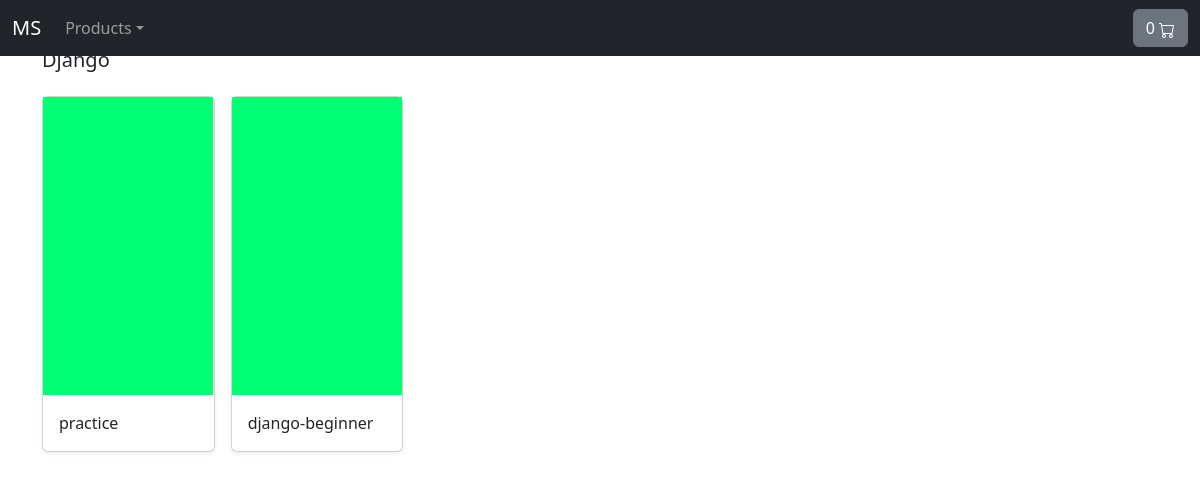
Page /shop/django/ on the committed database.
### store/models.py (models this page shows, shortened)
class Category(models.Model):
    name = models.CharField(max_length=255, db_index=True)
    slug = models.SlugField(max_length=255, unique=True)
    class Meta:
        verbose_name_plural = 'categories'
    def get_absolute_url(self):
       return reverse_lazy('store:category_list', args=[self.slug])

class Product(models.Model):
    category    = models.ForeignKey(Category, related_name='product', on_delete=models.CASCADE)
    title       = models.CharField(max_length=255)
    author      = models.CharField(max_length=255, default='Not found')
    description = models.TextField(blank=True)
    available   = models.IntegerField(default=1)
    image       = models.ImageField(upload_to='images/', default='images/default.png') # storing the link to the db
    slug        = models.SlugField(max_length=255)
    price       = models.DecimalField(max_digits=4, decimal_places=2, default=4.50)
    in_stock    = models.BooleanField(default=True)
    is_active   = models.BooleanField(default=True)
    created     = models.DateTimeField(auto_now_add=True) # TODO: remove
    updated     = models.DateTimeField(auto_now=True) # TODO: remove
    class Meta:
        ordering = ('-created',)
    def get_absolute_url(self):
        return reverse_lazy('store:product_detail', args=[self.slug])

### store/views.py (the view)
# urls.py: path('shop/<slug:slug>/', views.category_list, name='category_list'),
def category_list(request,slug):
    category = get_object_or_404(Category, slug=slug)
    products = Product.objects.filter(category=category)
    ctx = { 'category': category,
            'products': products }
    return render(request, 'store/products/category.html', context=ctx)

### cart/cart.py (called while the page is built)
    def __len__(self): # Counts the qty of the items in the cart
        return sum(item['qty'] for item in self.cart.values())

### cart/views.py (called while the page is built)
def cart(request):
    return {'cart': Cart(request)}

### store/views.py (called while the page is built)
def categories(request):
    return { 'categories': Category.objects.all() }

### templates/store/products/category.html (shortened to what this page needs)
{% extends '../base.html' %}
{% load static %}
{% block content %}
<main>
    <div class="album py-5 bg-ligth">
        <div class="container">
        <div class="pb-3 h5">{{ category.name|title }}</div>
            <div class="row row-cols-1 row-cols-sm-5 row-cols-md-6 g-3">
                {% for p in products %}
                    <div class="col">
                        <div class="card shadow-sm">
                            <img src="{{ p.image.url }}" class="img-fluid mx-auto" alt="Responsive image" width="170px"  height="270px" preserveAspectRatio="xMidYMid slice" focusable="false"></img>
                            <div class="card-body">
                                <p class="card-text">
                                    <a class="text-dark text-decoration-none" href="{{ p.get_absolute_url }}">{{ p.title }}</a>
                                </p>
                            </div>
                        </div>
                    </div>
                {% endfor %}
            </div>
        </div>
    </div>
</main>
{% endblock content %}

### rows in the picture
Category: name "Django"
Product: image (placeholder picture), title "practice"
Product: image (placeholder picture), title "django-beginner"
